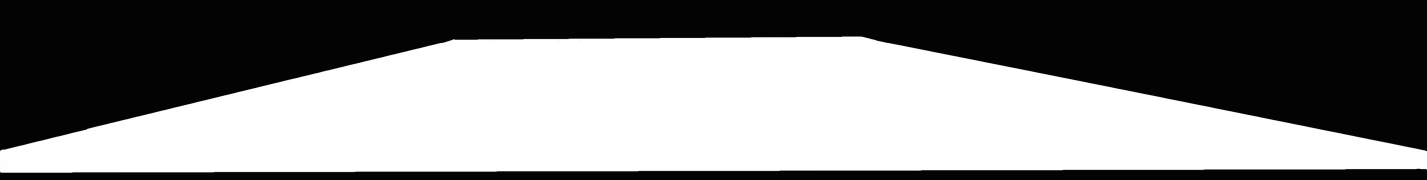
#> input picture court_mask.jpg, 4280 x 540 px (shown at 1/3 size)
$ python main.py   (Python 2 division)
#> lines starting #> are read from the running program, lines starting #| are printed output that depends on the picture; after the words box and inside, x2 and y2 are one past the last pixel; in counts of white or black regions, pixels touching at a corner belong together
import cv2
import numpy as np
from cv2 import cv
from sets import Set

class Point:
    def __init__(self, x, y):
        self.x = x
        self.y = y


class Rectangle:
    # [9 lines left out: function __init__, not called in this run]

    def top(self):
        return self.top


    def bottom(self):
        return self.bottom

    def left(self):
        return self.left

    def right(self):
        return self.right

    # [8 lines left out: function isOverlap, not called in this run]

    def area(self):
        return (self.right - self.left) * (self.bottom - self.top)

    # [13 lines left out: function overlap_area, not called in this run]

class Player:
    def __init__(self, total_track_window_size, color, mask_lower_bound, mask_upper_bound):
        self.track_windows = []
        self.color = color
        self.total_track_window_size = total_track_window_size
        self.mask_lower_bound = mask_lower_bound
        self.mask_upper_bound = mask_upper_bound
        self.adjusted_belfore = False
        self.temp_new_track_window = False
        self.dist = 0

    def add_track_window(self, track_window):
        if len(self.track_windows) > 0:
            most_recent_old_window =self.track_windows[len(self.track_windows) - 1]
            self.dist += get_distance(most_recent_old_window, track_window)
        self.track_windows.append(track_window)

        while len(self.track_windows) > self.total_track_window_size:
            self.track_windows.pop(0)

    def get_current_track_window(self):
        last_index = len(self.track_windows) - 1
        return self.track_windows[last_index]

    def get_track_windows(self):
        return self.track_windows


    def is_adjusted_before(self):
        return self.is_adjusted_before()

    def set_temp_new_track_window(self, temp_new_track_window):
        self.temp_new_track_window = temp_new_track_window

    def get_temp_new_track_window(self):
        return self.temp_new_track_window

    def reset(self):
        self.temp_new_track_window = False

    # [25 lines left out: functions get_temp_new_track_window_moving_angle, get_average_velocity, not called in this run]

    def get_dist(self):
        return self.dist * 105 / 711


homography_matrix = [
    [6.45987489857, 23.3079670706, -11843.6959535],
    [0.310938858094, 44.8291015983, -5873.0617813],
    [0.000538489309133, 0.0697341889234, 1.0]
]

court_mask = cv2.imread("court_mask.jpg")
#> court_mask is the input picture: shape (540, 4280, 3); min 0, max 255, mean 132.5
top_down_background_img = cv2.imread("topdownField.jpg")
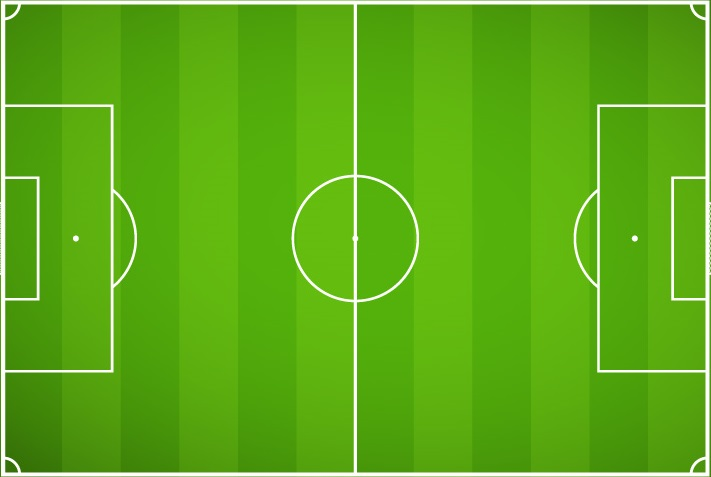
#> input picture topdownField.jpg, 711 x 477 px
#> top_down_background_img is the input picture: shape (477, 711, 3); mean B, G, R 24.1, 172.8, 93.1

def main():
    print "Main Function. Let the fun begin"
    mean_shift()

    # [10 lines of commented-out code are left out]


def mean_shift():
    frame = read_frame(0)

    all_players,red_players, blue_players, yellow_players = setup_all_players()

    draw_all_players_current_tracking_window(frame, all_players)

    cv2.imshow('frame',frame)
    cv2.imwrite("track_0.jpg", frame)

    top_down_view(all_players, 0)

    for i in range(1, 100):

        print "Next Frame Number is ", i

        frame = read_frame(i)
        update_all_players_current_tracking_window(frame, all_players)

        # print "Red Players"
        justify_all_players_track_windows(red_players)
        #
        # print "Blue Players"
        justify_all_players_track_windows(blue_players)
        #
        # print "Yellow Players"
        justify_all_players_track_windows(yellow_players)

        for j in range(len(all_players)):
            player = all_players[j]
            temp_new_track_window = player.get_temp_new_track_window()
            player.add_track_window(temp_new_track_window)
            player.set_temp_new_track_window(False)

        draw_all_players_current_tracking_window(frame, all_players)


        frame_resized = cv2.resize(frame, None, fx=0.5, fy=0.5)
        cv2.imshow('frame',frame_resized)
        cv2.imwrite("track_" + str(i) + ".jpg", frame)
        top_down_view(all_players, i)
        k = cv2.waitKey(1) & 0xff
        if k == 27:
            break

    show_all_player_running_distance(all_players)

# [5 lines left out: function show_all_player_running_distance, not called in this run]


def setup_all_players():
    # red_players, blue_players = [], []
    all_players = []
    red_players = []
    blue_players = []
    yellow_players = []
    red_track_windows, blue_track_windows, yellow_track_windows = setup_all_track_windows()
    total_track_window_size = 2

    for i in range(len(red_track_windows)):
        track_window = red_track_windows[i]
        player = Player(total_track_window_size, (0, 0, 255), (17, 15, 100), (50, 56, 200))
        player.add_track_window(track_window)
        all_players.append(player)
        red_players.append(player)

    for i in range(len(blue_track_windows)):
        track_window = blue_track_windows[i]
        player = Player(total_track_window_size, (255, 0, 0), (40, 28, 4), (220, 187, 50))
        player.add_track_window(track_window)
        all_players.append(player)
        blue_players.append(player)

    for i in range(len(yellow_track_windows)):
        track_window = yellow_track_windows[i]
        player = Player(total_track_window_size, (0, 255, 255), (30, 150, 150), (70, 255, 255))
        player.add_track_window(track_window)
        all_players.append(player)
        yellow_players.append(player)

    return all_players, red_players, blue_players, yellow_players

# [13 lines left out: function display_average_velocity, not called in this run]

def top_down_view(all_players, index):
#> called with index = 0
    top_down_background_img_copy = top_down_background_img.copy()
    #=========== modified from here ===============
    height,width,channel = top_down_background_img_copy.shape
#> height = 477; width = 711; channel = 3
    x_coord_red  = []
    x_coord_blue = []
    for i in range(len(all_players)):
        player = all_players[i]
        color = player.color
        track_window = player.get_current_track_window()
        centroid = get_centroid(track_window)
        mapped_point = get_homography_mapped_point(centroid, homography_matrix)
        if (color == (0,0,255)):
            x_coord_red.append(mapped_point[0])
        else:
            x_coord_blue.append(mapped_point[0])
        cv2.circle(top_down_background_img_copy, mapped_point, 5, color, -1)
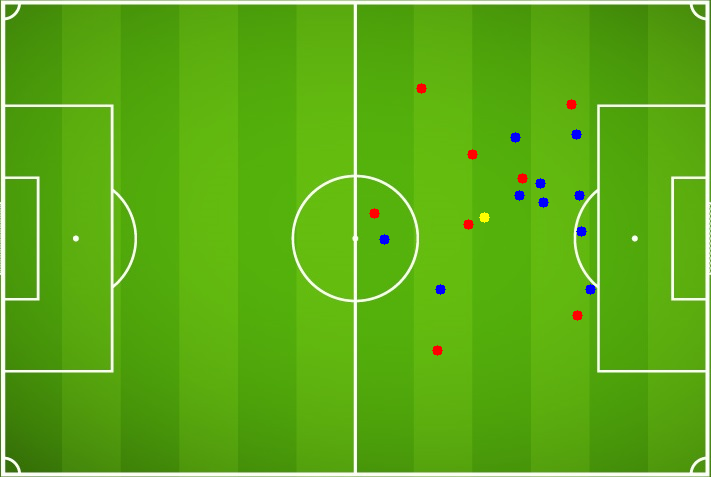
#> top_down_background_img_copy: shape (477, 711, 3); 0.45% of pixels changed, all inside (x1, y1, x2, y2) = (369, 83, 596, 356)
#> after the loop, x_coord_blue = [384, 440, 515, 519, 540, 576, 543, 579, 581, 590, 484]; x_coord_red = [374, 421, 472, 468, 437, 522, 571, 577]

    offsite_red_x = min(x_coord_red)
#> offsite_red_x = 374
    offsite_blue_x = max(x_coord_blue)
#> offsite_blue_x = 590
    offset = 5
    cv2.line(top_down_background_img_copy, (offsite_red_x-offset,0), (offsite_red_x-offset,height), (0,0,255), 2)
    cv2.line(top_down_background_img_copy, (offsite_blue_x+offset,0), (offsite_blue_x+offset,height), (255,0,0), 2)
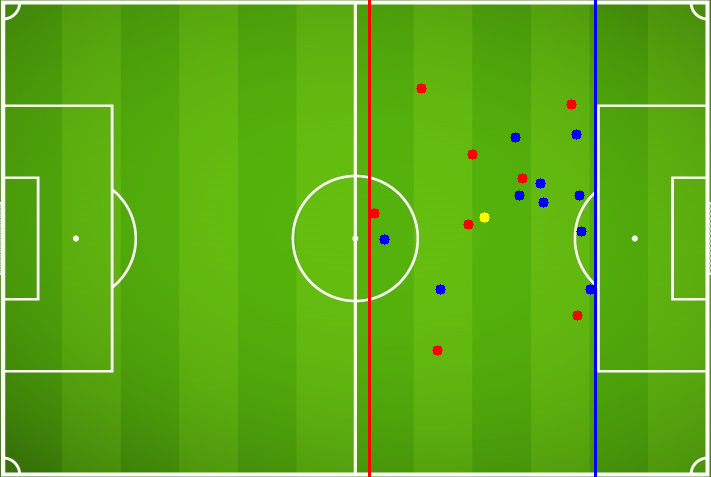
#> top_down_background_img_copy: shape (477, 711, 3); mean B, G, R 25.5, 170.7, 93.6
    #========== modified end here =================
    cv2.imshow("Top Down View", top_down_background_img_copy)
    cv2.imwrite("view_" + str(index) +".jpg", top_down_background_img_copy)


def get_homography_mapped_point(point, homography_matrix):
    x, y = point

    mapped_point = np.dot(homography_matrix, [[x], [y], [1]])

    return (int(mapped_point[0][0] / mapped_point[2][0]), int(mapped_point[1][0] / mapped_point[2][0]))


# [5 lines left out: function get_mapped_centroid, not called in this run]


def get_centroid(track_window):
    c, r, w, h = track_window
    xc = c + w/2
    yc = r + h

    return (xc, yc)

# [50 lines left out: functions get_center, mean_shift_tracking_window, display_all_current_track_windows, not called in this run]

def draw_rect_with_track_window(frame, track_window, color):
    x,y,w,h = track_window
    x = int(x)
    y = int(y)
    w = int(w)
    h = int(h)
    cv2.rectangle(frame, (x,y), (x+w,y+h), color, 2)


def draw_all_players_current_tracking_window(frame, all_players):
    for i in range(len(all_players)):
        player = all_players[i]
        draw_rect_with_track_window(frame, player.get_current_track_window(), player.color)
        cv2.putText(frame, "{}".format(i), get_centroid(player.get_current_track_window()), cv2.FONT_HERSHEY_SIMPLEX, 0.7, 255)


def update_all_players_current_tracking_window(frame, all_players):
    for i in range(len(all_players)):
        player = all_players[i]
        print "Player Number", i
        update_track_window(frame, player)

# [48 lines left out: functions justify_all_players_track_windows, justify_player_track_window, not called in this run]


def get_gradient_length(gradient):
    return np.linalg.norm(np.array(gradient))


# [17 lines left out: functions get_distance, move_track_window, get_gradient, not called in this run]


def get_color_filtered_frame(frame, player):
#> (the run stopped early here; a loop or call above may not have finished)
